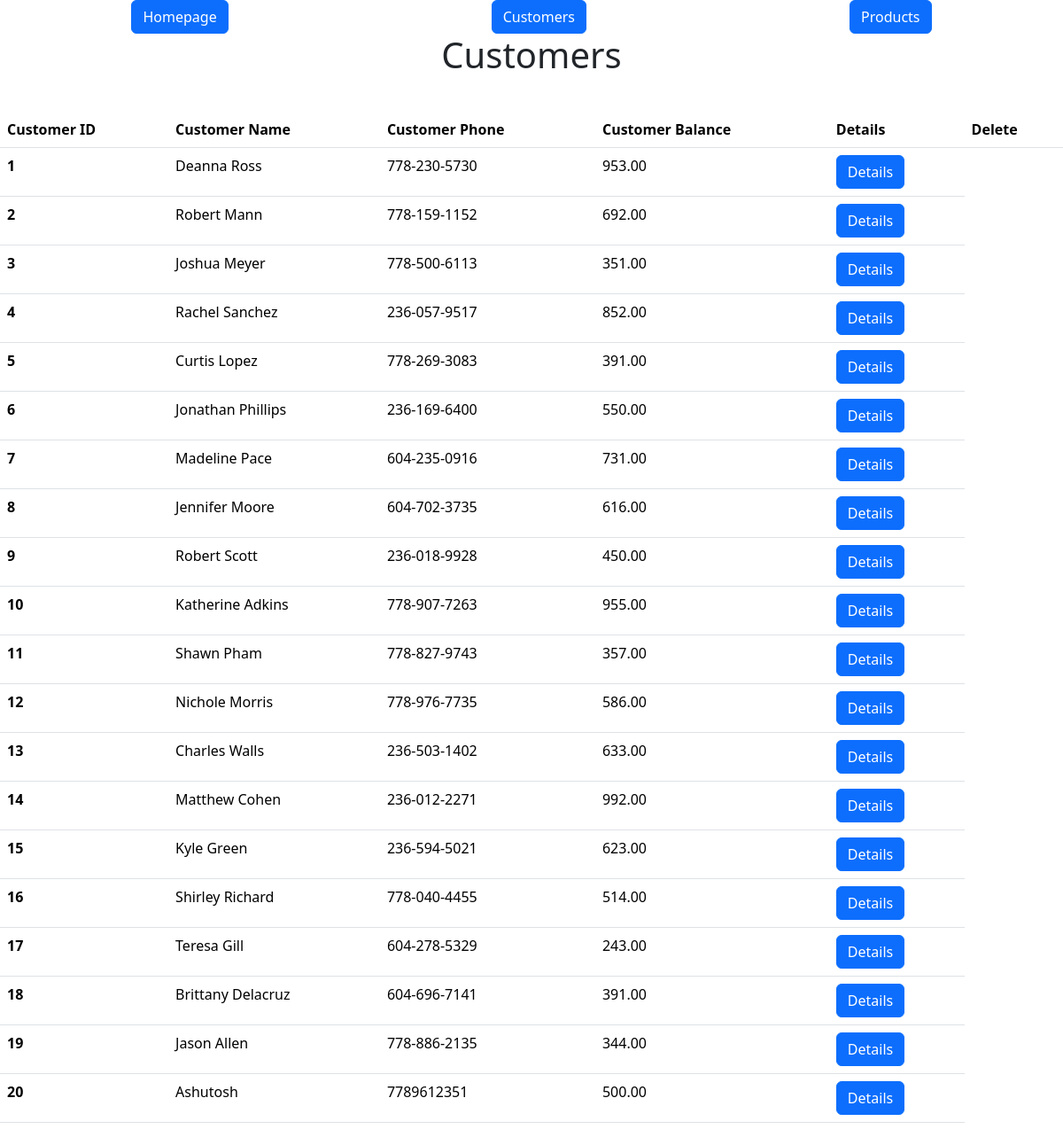
The page /customers on the database as committed earlier.
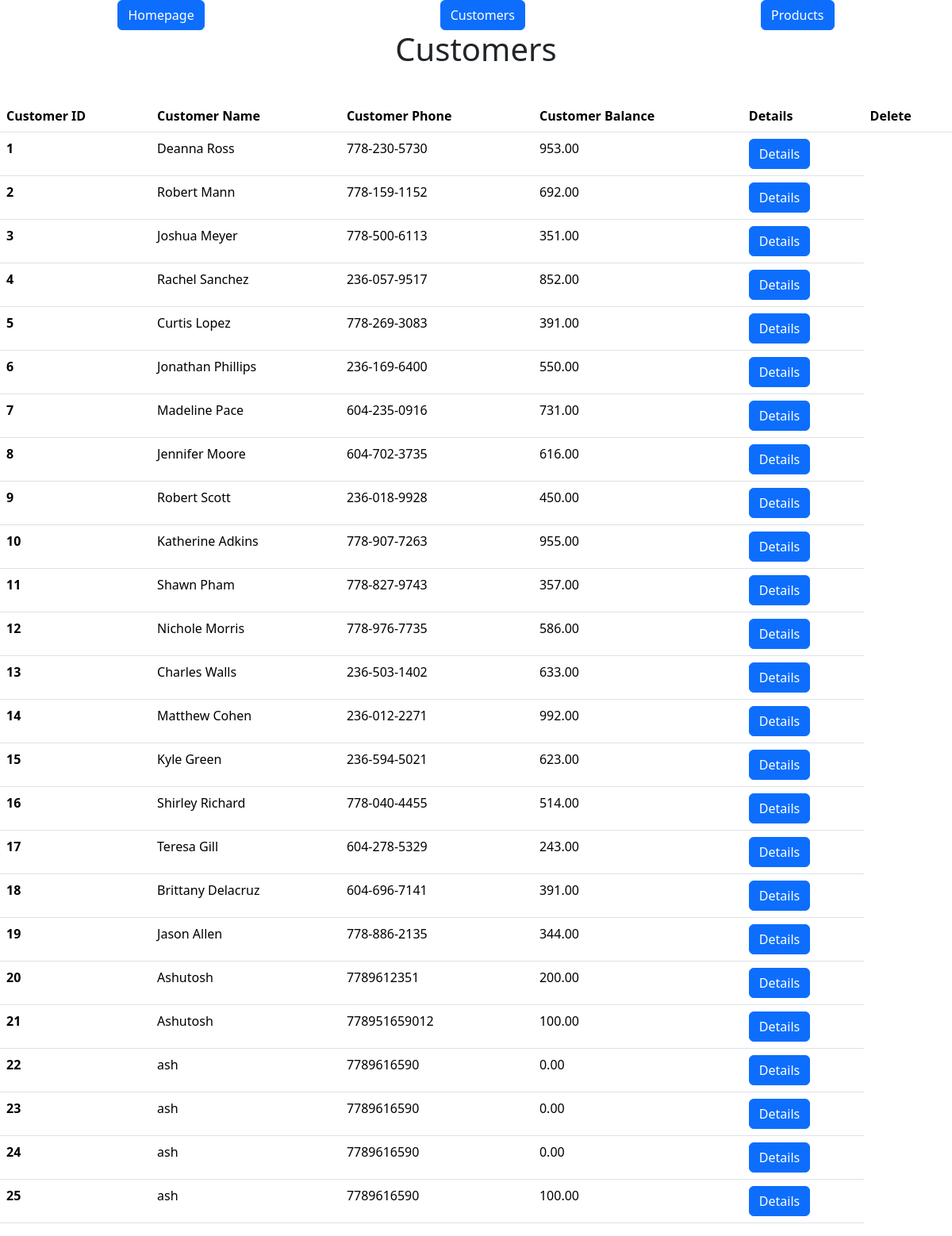
The same page on the database as committed later.
### models.py (models this page shows, shortened)
class Customer(db.Model):
    id = mapped_column(Integer, primary_key=True)
    name = mapped_column(String(100), nullable=False)
    phone = mapped_column(String(10), nullable=False)
    balance  = mapped_column(DECIMAL(10,2), nullable=False, default = 0)

### app.py (the view)
@app.route("/customers")    # loads data from db and displays it in a table
def customers(message = ""):
    return render_template('customers.html', customers = Customer.query.all(), message = message)

### templates/customers.html (shortened to what this page needs)
{% extends "base.html" %} {% block content %}
<h1 class="d-flex justify-content-center">Customers</h1>
<br />
<table class="table table-hover">
  <thead>
    <tr>
      <th scope="col">Customer ID</th>
      <th scope="col">Customer Name</th>
      <th scope="col">Customer Phone</th>
      <th scope="col">Customer Balance</th>
      <th scope="col">Details</th>
      <th scope="col">Delete</th>
    </tr>
  </thead>
  <tbody>
    {% for customer in customers %}
    <tr>
      <th scope="row">{{ customer.id }}</th>
      <td>{{ customer.name }}</td>
      <td>{{ customer.phone }}</td>
      <td>{{ customer.balance }}</td>
      <td>
        <a
          class="btn btn-primary"
          href='{{url_for("customer_info_btn", id=customer.id)}}'
        >
          Details
        </a>
      </td>
    </tr>
    {% endfor %}
  </tbody>
</table>
{% endblock %}

### templates/base.html (shortened to what this page needs)
<!DOCTYPE html>
<html lang="en">
  <head>
    <link
      href="https://cdn.jsdelivr.net/npm/bootstrap@5.3.3/dist/css/bootstrap.min.css"
      rel="stylesheet"
    />
  </head>
  <body>
    <nav class="d-flex justify-content-around">
      <a class="btn btn-primary" href="{{ url_for('home') }}">Homepage</a>
      <a class="btn btn-primary" href="{{ url_for('customers') }}">Customers</a>
      <a class="btn btn-primary" href="{{ url_for('products') }}">Products</a>
    </nav>
    {% block content %} {% endblock %}
  </body>
</html>

Rows that differ between the two databases and show on the page:
changed Customer id 20: balance "500.00" → "200.00"
added Customer: id "21", name "Ashutosh", phone "778951659012", balance "100.00"
added Customer: id "22", name "ash", phone "7789616590", balance "0.00"
added Customer: id "23", name "ash", phone "7789616590", balance "0.00"
added Customer: id "24", name "ash", phone "7789616590", balance "0.00"
added Customer: id "25", name "ash", phone "7789616590", balance "100.00"
